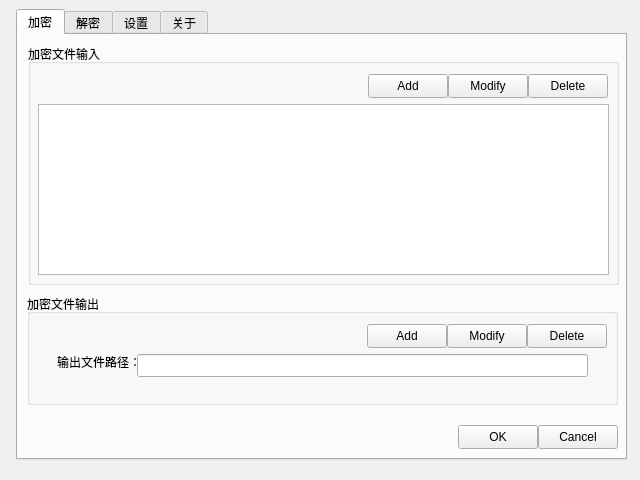
<?xml version="1.0" encoding="UTF-8"?>
<ui version="4.0">
 <class>MainWindow</class>
 <widget class="QMainWindow" name="MainWindow">
  <property name="geometry">
   <rect>
    <x>0</x>
    <y>0</y>
    <width>640</width>
    <height>480</height>
   </rect>
  </property>
  <property name="windowTitle">
   <string>MainWindow</string>
  </property>
  <widget class="QWidget" name="centralwidget">
   <widget class="QTabWidget" name="tabWidget">
    <property name="geometry">
     <rect>
      <x>16</x>
      <y>9</y>
      <width>611</width>
      <height>451</height>
     </rect>
    </property>
    <property name="currentIndex">
     <number>0</number>
    </property>
    <widget class="QWidget" name="tabEncrypt">
     <attribute name="title">
      <string>加密</string>
     </attribute>
     <widget class="QGroupBox" name="groupBoxEncryptInput">
      <property name="geometry">
       <rect>
        <x>10</x>
        <y>9</y>
        <width>591</width>
        <height>241</height>
       </rect>
      </property>
      <property name="title">
       <string>加密文件输入</string>
      </property>
      <widget class="QListView" name="listViewEncryptInput">
       <property name="geometry">
        <rect>
         <x>10</x>
         <y>60</y>
         <width>571</width>
         <height>171</height>
        </rect>
       </property>
      </widget>
      <widget class="QPushButton" name="pushButtonEncryptInputAdd">
       <property name="geometry">
        <rect>
         <x>340</x>
         <y>30</y>
         <width>80</width>
         <height>24</height>
        </rect>
       </property>
       <property name="text">
        <string>Add</string>
       </property>
      </widget>
      <widget class="QPushButton" name="pushButtonEncryptInputDelete">
       <property name="geometry">
        <rect>
         <x>500</x>
         <y>30</y>
         <width>80</width>
         <height>24</height>
        </rect>
       </property>
       <property name="text">
        <string>Delete</string>
       </property>
      </widget>
      <widget class="QPushButton" name="pushButtonEncryptInputModify">
       <property name="geometry">
        <rect>
         <x>420</x>
         <y>30</y>
         <width>80</width>
         <height>24</height>
        </rect>
       </property>
       <property name="text">
        <string>Modify</string>
       </property>
      </widget>
     </widget>
     <widget class="QGroupBox" name="groupBox">
      <property name="geometry">
       <rect>
        <x>9</x>
        <y>259</y>
        <width>591</width>
        <height>111</height>
       </rect>
      </property>
      <property name="title">
       <string>加密文件输出</string>
      </property>
      <widget class="QLineEdit" name="lineEditEncryptOutput">
       <property name="geometry">
        <rect>
         <x>110</x>
         <y>60</y>
         <width>451</width>
         <height>23</height>
        </rect>
       </property>
      </widget>
      <widget class="QLabel" name="labelEncryptOutput">
       <property name="geometry">
        <rect>
         <x>30</x>
         <y>60</y>
         <width>81</width>
         <height>16</height>
        </rect>
       </property>
       <property name="text">
        <string>输出文件路径：</string>
       </property>
      </widget>
      <widget class="QPushButton" name="pushButtonEncryptOutputAdd">
       <property name="geometry">
        <rect>
         <x>340</x>
         <y>30</y>
         <width>80</width>
         <height>24</height>
        </rect>
       </property>
       <property name="text">
        <string>Add</string>
       </property>
      </widget>
      <widget class="QPushButton" name="pushButtonEncryptOutputModify">
       <property name="geometry">
        <rect>
         <x>420</x>
         <y>30</y>
         <width>80</width>
         <height>24</height>
        </rect>
       </property>
       <property name="text">
        <string>Modify</string>
       </property>
      </widget>
      <widget class="QPushButton" name="pushButtonEncryptOutputDelete">
       <property name="geometry">
        <rect>
         <x>500</x>
         <y>30</y>
         <width>80</width>
         <height>24</height>
        </rect>
       </property>
       <property name="text">
        <string>Delete</string>
       </property>
      </widget>
     </widget>
     <widget class="QPushButton" name="pushButtonEncryptOK">
      <property name="geometry">
       <rect>
        <x>440</x>
        <y>390</y>
        <width>80</width>
        <height>24</height>
       </rect>
      </property>
      <property name="text">
       <string>OK</string>
      </property>
     </widget>
     <widget class="QPushButton" name="pushButtonEncryptCancel">
      <property name="geometry">
       <rect>
        <x>520</x>
        <y>390</y>
        <width>80</width>
        <height>24</height>
       </rect>
      </property>
      <property name="text">
       <string>Cancel</string>
      </property>
     </widget>
    </widget>
    <widget class="QWidget" name="tabDecrypt">
     <attribute name="title">
      <string>解密</string>
     </attribute>
     <widget class="QGroupBox" name="groupBoxDecryptInput">
      <property name="geometry">
       <rect>
        <x>10</x>
        <y>10</y>
        <width>591</width>
        <height>111</height>
       </rect>
      </property>
      <property name="title">
       <string>解密文件输入</string>
      </property>
      <widget class="QLineEdit" name="lineEditDecryptInput">
       <property name="geometry">
        <rect>
         <x>110</x>
         <y>60</y>
         <width>451</width>
         <height>23</height>
        </rect>
       </property>
      </widget>
      <widget class="QLabel" name="labelDecryptInput">
       <property name="geometry">
        <rect>
         <x>30</x>
         <y>60</y>
         <width>81</width>
         <height>16</height>
        </rect>
       </property>
       <property name="text">
        <string>输入文件路径：</string>
       </property>
      </widget>
      <widget class="QPushButton" name="pushButtonDecryptInputAdd">
       <property name="geometry">
        <rect>
         <x>340</x>
         <y>30</y>
         <width>80</width>
         <height>24</height>
        </rect>
       </property>
       <property name="text">
        <string>Add</string>
       </property>
      </widget>
      <widget class="QPushButton" name="pushButtonDecryptInputModify">
       <property name="geometry">
        <rect>
         <x>420</x>
         <y>30</y>
         <width>80</width>
         <height>24</height>
        </rect>
       </property>
       <property name="text">
        <string>Modify</string>
       </property>
      </widget>
      <widget class="QPushButton" name="pushButtonDecryptInputDelete">
       <property name="geometry">
        <rect>
         <x>500</x>
         <y>30</y>
         <width>80</width>
         <height>24</height>
        </rect>
       </property>
       <property name="text">
        <string>Delete</string>
       </property>
      </widget>
     </widget>
     <widget class="QGroupBox" name="groupBoxDecryptOutput">
      <property name="geometry">
       <rect>
        <x>10</x>
        <y>130</y>
        <width>591</width>
        <height>111</height>
       </rect>
      </property>
      <property name="title">
       <string>解密文件输出</string>
      </property>
      <widget class="QLineEdit" name="lineEditDecryptOutput">
       <property name="geometry">
        <rect>
         <x>110</x>
         <y>60</y>
         <width>451</width>
         <height>23</height>
        </rect>
       </property>
      </widget>
      <widget class="QLabel" name="labelDecryptOutput">
       <property name="geometry">
        <rect>
         <x>30</x>
         <y>60</y>
         <width>81</width>
         <height>16</height>
        </rect>
       </property>
       <property name="text">
        <string>输出文件路径：</string>
       </property>
      </widget>
      <widget class="QPushButton" name="pushButtonDecryptOutputAdd">
       <property name="geometry">
        <rect>
         <x>340</x>
         <y>30</y>
         <width>80</width>
         <height>24</height>
        </rect>
       </property>
       <property name="text">
        <string>Add</string>
       </property>
      </widget>
      <widget class="QPushButton" name="pushButtonDecryptOutputModify">
       <property name="geometry">
        <rect>
         <x>420</x>
         <y>30</y>
         <width>80</width>
         <height>24</height>
        </rect>
       </property>
       <property name="text">
        <string>Modify</string>
       </property>
      </widget>
      <widget class="QPushButton" name="pushButtonDecryptOutputDelete">
       <property name="geometry">
        <rect>
         <x>500</x>
         <y>30</y>
         <width>80</width>
         <height>24</height>
        </rect>
       </property>
       <property name="text">
        <string>Delete</string>
       </property>
      </widget>
     </widget>
     <widget class="QPushButton" name="pushButtonDecryptCancel">
      <property name="geometry">
       <rect>
        <x>520</x>
        <y>390</y>
        <width>80</width>
        <height>24</height>
       </rect>
      </property>
      <property name="text">
       <string>Cancel</string>
      </property>
     </widget>
     <widget class="QPushButton" name="pushButtonDecryptOK">
      <property name="geometry">
       <rect>
        <x>440</x>
        <y>390</y>
        <width>80</width>
        <height>24</height>
       </rect>
      </property>
      <property name="text">
       <string>OK</string>
      </property>
     </widget>
    </widget>
    <widget class="QWidget" name="tabSettings">
     <attribute name="title">
      <string>设置</string>
     </attribute>
    </widget>
    <widget class="QWidget" name="tabAbort">
     <attribute name="title">
      <string>关于</string>
     </attribute>
    </widget>
   </widget>
  </widget>
 </widget>
 <resources/>
 <connections/>
</ui>
